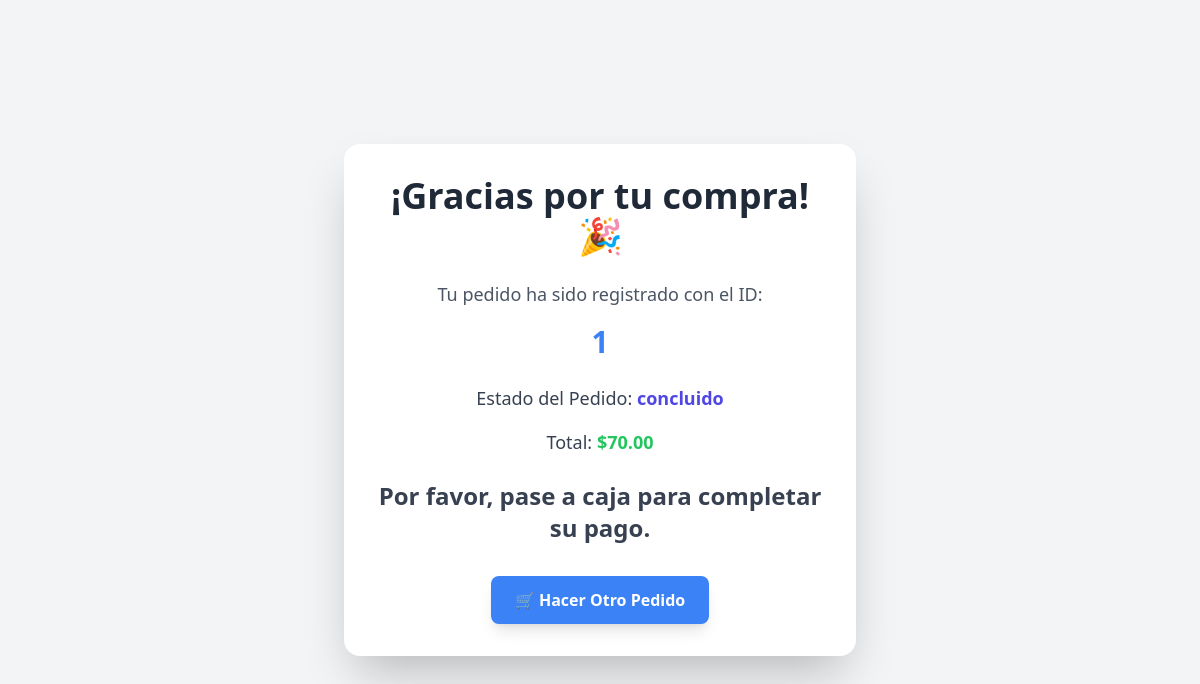
Screenshot of /pedido_finalizado/1 with the database file from the repository.
### app/models.py (models this page shows, shortened)
class Pedido(db.Model):
    __tablename__ = 'pedidos'
    id = db.Column(db.Integer, primary_key=True)
    productos_str = db.Column(db.Text, nullable=True)
    total = db.Column(db.Numeric(10, 2), default=Decimal('0.00'))
    estado = db.Column(db.String(20), default='pendiente')  # Asegúrate de que el valor por defecto sea 'pendiente'
    created_at = db.Column(db.DateTime, default=datetime.utcnow)
    updated_at = db.Column(db.DateTime, default=datetime.utcnow, onupdate=datetime.utcnow)
    @property
    def productos(self):
        if self.productos_str:
            return json.loads(self.productos_str)
        return []

### app/views.py (the view)
    @app.route('/pedido_finalizado/<int:pedido_id>')
    def pedido_finalizado(pedido_id):
        pedido = Pedido.query.get_or_404(pedido_id)
        return render_template('pedidos/menu/pedido_finalizado.html', pedido=pedido)

### app/templates/pedidos/menu/pedido_finalizado.html (shortened to what this page needs)
<!DOCTYPE html>
<html lang="es">
<head>
    <link rel="stylesheet" href="{{ url_for('static', filename='css/output.css') }}">
</head>
<body class="bg-gray-100 flex items-center justify-center min-h-screen">
    <div class="bg-white max-w-lg w-full mx-4 p-8 rounded-2xl shadow-2xl text-center">
        <h2 class="text-4xl font-extrabold text-gray-800 mb-6">¡Gracias por tu compra! 🎉</h2>
        <p class="text-lg text-gray-600 mb-4">Tu pedido ha sido registrado con el ID:</p>
        <p class="text-3xl font-bold text-blue-500 mb-6">{{ pedido.id }}</p>
        <div class="space-y-4 mb-6">
            <p class="text-lg text-gray-700">
                Estado del Pedido:
                <span class="font-bold text-indigo-600">{{ pedido.estado }}</span>
            </p>
            <p class="text-lg text-gray-700">
                Total:
                <span class="font-bold text-green-500">${{ '%.2f' | format(pedido.total) }}</span>
            </p>
        </div>
        <h3 class="text-2xl font-semibold text-gray-700 mb-8">Por favor, pase a caja para completar su pago.</h3>
        <a href="{{ url_for('listar_productos') }}"
           class="inline-block bg-blue-500 hover:bg-blue-600 text-white font-bold py-3 px-6 rounded-lg shadow-lg transition-transform transform hover:scale-105">
            🛒 Hacer Otro Pedido
        </a>
    </div>
</body>
</html>

### rows the page displays
Pedido: id "1", estado "concluido", total "70.00"
